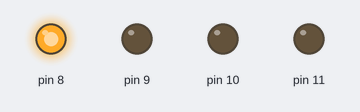
Simulated run of this sketch. Board: Arduino Uno, built with avr-gcc and run on an emulated ATmega328P. On the bench: output pins drawn as LEDs (lit = HIGH).

Above: at 0.12 s.
At 0.62 s:
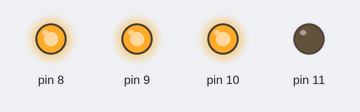
At 1.3 s:
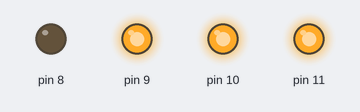
At 2.1 s:
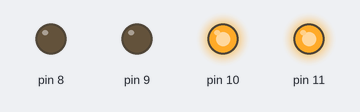
At 2.8 s:
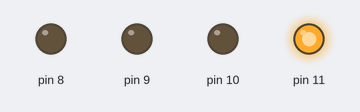
At 3.6 s:
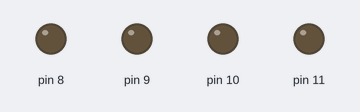
Timing chart, 0 to 5.2 s (numbered marks = the images above):
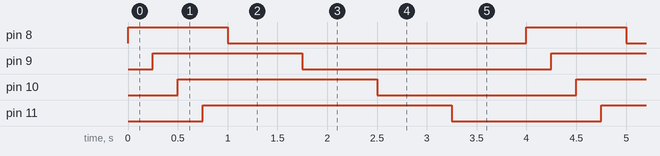

The sketch:

Rithul-task-a.ino
```cpp
void setup() {
  pinMode(8, OUTPUT);
  pinMode(9, OUTPUT);
  pinMode(10, OUTPUT);
  pinMode(11, OUTPUT);
}
void loop() {
digitalWrite(8,HIGH);
delay(250);
digitalWrite(9,HIGH);
delay(250);
digitalWrite(10,HIGH);
delay(250);
digitalWrite(11,HIGH);
delay(250);
digitalWrite(8, LOW);
delay(750);
digitalWrite(9, LOW);
delay(750);
digitalWrite(10, LOW);
delay(750);
digitalWrite(11, LOW);
delay(750);
}
```

Measured:
- by itself, pin 8: alternates HIGH for 1.0 s and LOW for 3.0 s
- by itself, pin 9: alternates HIGH for 1.5 s and LOW for 2.5 s
- by itself, pin 10: alternates HIGH for 2.0 s and LOW for 2.0 s
- by itself, pin 11: alternates HIGH for 2.5 s and LOW for 1.5 s
